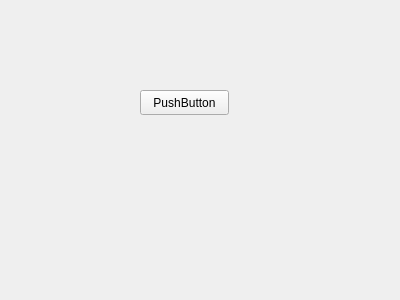
<?xml version="1.0" encoding="UTF-8"?>
<ui version="4.0">
 <class>AnotherWindow</class>
 <widget class="QWidget" name="AnotherWindow">
  <property name="geometry">
   <rect>
    <x>0</x>
    <y>0</y>
    <width>400</width>
    <height>300</height>
   </rect>
  </property>
  <property name="windowTitle">
   <string>Form</string>
  </property>
  <widget class="QPushButton" name="proverka_batton">
   <property name="geometry">
    <rect>
     <x>140</x>
     <y>90</y>
     <width>89</width>
     <height>25</height>
    </rect>
   </property>
   <property name="text">
    <string>PushButton</string>
   </property>
  </widget>
 </widget>
 <resources/>
 <connections/>
</ui>
